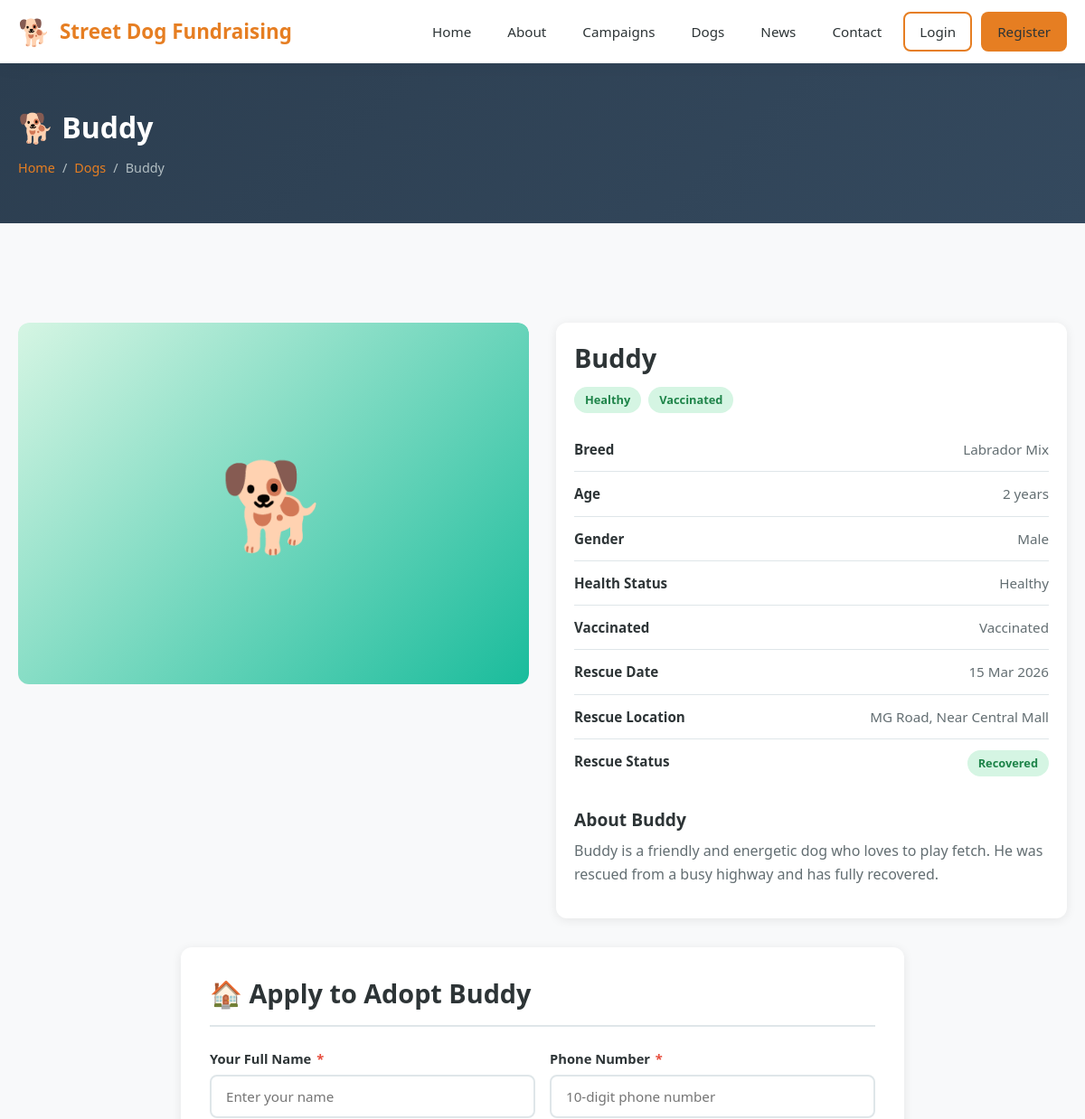
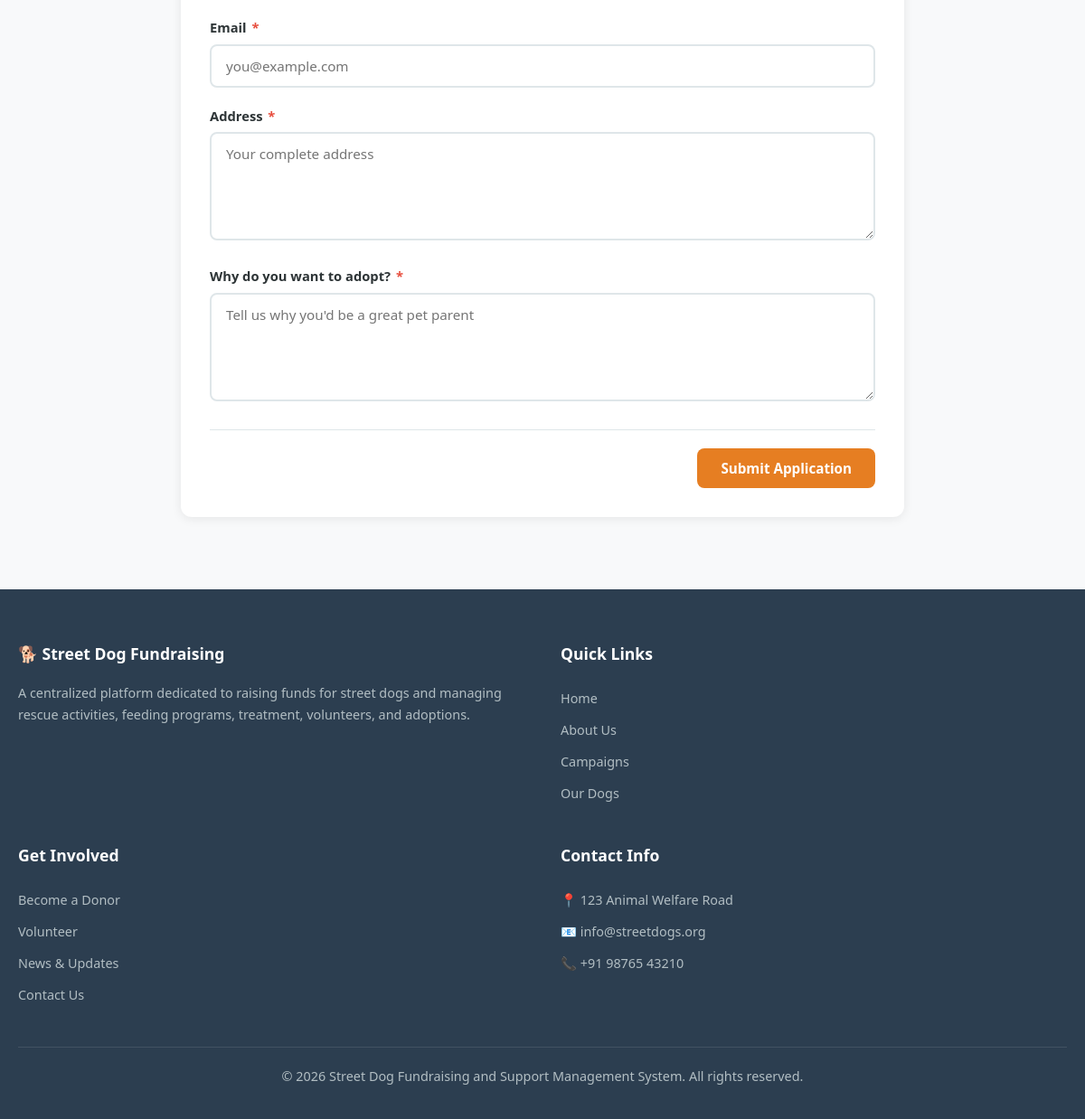
The page /dog-detail.php?id=1 on the database its author committed (2 pictures, top to bottom).
### tables this page shows
CREATE TABLE dogs (
    id INT AUTO_INCREMENT PRIMARY KEY,
    name VARCHAR(50) NOT NULL,
    age VARCHAR(30) NOT NULL,
    gender ENUM('male', 'female') NOT NULL,
    breed VARCHAR(100) NOT NULL,
    health_status ENUM('healthy', 'injured', 'under_treatment', 'critical') NOT NULL DEFAULT 'healthy',
    vaccinated ENUM('vaccinated', 'not_vaccinated', 'partially_vaccinated') NOT NULL DEFAULT 'not_vaccinated',
    image VARCHAR(255) DEFAULT NULL,
    description TEXT DEFAULT NULL,
    created_at DATETIME DEFAULT CURRENT_TIMESTAMP,
    updated_at DATETIME DEFAULT CURRENT_TIMESTAMP ON UPDATE CURRENT_TIMESTAMP,
    INDEX idx_health (health_status),
    INDEX idx_vaccinated (vaccinated)
);

CREATE TABLE rescues (
    id INT AUTO_INCREMENT PRIMARY KEY,
    dog_id INT NOT NULL,
    location VARCHAR(200) NOT NULL,
    rescue_date DATE NOT NULL,
    status ENUM('rescued', 'under_treatment', 'recovered', 'adopted') NOT NULL DEFAULT 'rescued',
    notes TEXT DEFAULT NULL,
    created_at DATETIME DEFAULT CURRENT_TIMESTAMP,
    updated_at DATETIME DEFAULT CURRENT_TIMESTAMP ON UPDATE CURRENT_TIMESTAMP,
    FOREIGN KEY (dog_id) REFERENCES dogs(id) ON DELETE CASCADE,
    INDEX idx_dog (dog_id),
    INDEX idx_status (status),
    INDEX idx_date (rescue_date)
);

### php/functions.php (called while the page is built, shortened)
<?php
require_once __DIR__ . '/config.php';
function dbQuery($sql, $params = [], $types = '') {
    global $conn;
    $stmt = $conn->prepare($sql);
    if (!empty($params)) {
        $stmt->bind_param($types, ...$params);
    }
    $stmt->execute();
    return $stmt;
}
function dbFetchOne($sql, $params = [], $types = '') {
    $stmt = dbQuery($sql, $params, $types);
    $result = $stmt->get_result();
    $row = $result->fetch_assoc();
    return $row;
}
function formatDate($date) {
    return date('d M Y', strtotime($date));
}
function getStatusBadge($status) {
    $badges = [
        'active' => 'badge-success',
        'completed' => 'badge-info',
        'closed' => 'badge-secondary',
        'deleted' => 'badge-danger',
        'rescued' => 'badge-warning',
        'under_treatment' => 'badge-warning',
        'recovered' => 'badge-success',
        'adopted' => 'badge-info',
        'pending' => 'badge-warning',
        'in_progress' => 'badge-info',
        'cancelled' => 'badge-danger',
        'approved' => 'badge-success',
        'rejected' => 'badge-danger',
        'available' => 'badge-success',
        'busy' => 'badge-warning',
        'on_leave' => 'badge-secondary',
        'healthy' => 'badge-success',
        'injured' => 'badge-danger',
        'critical' => 'badge-danger',
        'vaccinated' => 'badge-success',
        'not_vaccinated' => 'badge-danger',
        'partially_vaccinated' => 'badge-warning',
    ];
    return $badges[$status] ?? 'badge-secondary';
}
function formatStatus($status) {
    return ucwords(str_replace('_', ' ', $status));
}

### dog-detail.php (the view, shortened to what this page needs)
<?php
require_once 'php/functions.php';
$id = (int)($_GET['id'] ?? 0);
$dog = dbFetchOne("SELECT * FROM dogs WHERE id = ?", [$id], 'i');
$rescue = dbFetchOne("SELECT * FROM rescues WHERE dog_id = ? ORDER BY rescue_date DESC LIMIT 1", [$id], 'i');
require_once 'includes/header.php';
?>
<div class="page-header">
    <div class="container">
        <h1>🐕 <?php echo htmlspecialchars($dog['name']); ?></h1>
        <div class="breadcrumb"><a href="index.php">Home</a> <span>/</span> <a href="dogs.php">Dogs</a> <span>/</span> <span><?php echo htmlspecialchars($dog['name']); ?></span></div>
    </div>
</div>
<section class="section">
    <div class="container">
        <div class="dog-detail-grid">
            <div class="dog-detail-img">
                <?php if ($dog['image']): ?>
                    <img src="uploads/dogs/<?php echo htmlspecialchars($dog['image']); ?>" alt="<?php echo htmlspecialchars($dog['name']); ?>">
                <?php else: ?>
                    <div style="width:100%; height:400px; background:linear-gradient(135deg, #D5F5E3, var(--secondary)); display:flex; align-items:center; justify-content:center; font-size:6rem; border-radius:var(--radius);">🐕</div>
                <?php endif; ?>
            </div>
            <div>
                <div class="card" style="transform:none;">
                    <div class="card-body">
                        <h2><?php echo htmlspecialchars($dog['name']); ?></h2>
                        <div style="display:flex; gap:8px; flex-wrap:wrap; margin-bottom:16px;">
                            <span class="badge <?php echo getStatusBadge($dog['health_status']); ?>"><?php echo formatStatus($dog['health_status']); ?></span>
                            <span class="badge <?php echo getStatusBadge($dog['vaccinated']); ?>"><?php echo formatStatus($dog['vaccinated']); ?></span>
                        </div>
                        <ul class="detail-list">
                            <li><span class="label">Breed</span> <span class="value"><?php echo htmlspecialchars($dog['breed']); ?></span></li>
                            <li><span class="label">Age</span> <span class="value"><?php echo htmlspecialchars($dog['age']); ?></span></li>
                            <li><span class="label">Gender</span> <span class="value"><?php echo formatStatus($dog['gender']); ?></span></li>
                            <li><span class="label">Health Status</span> <span class="value"><?php echo formatStatus($dog['health_status']); ?></span></li>
                            <li><span class="label">Vaccinated</span> <span class="value"><?php echo formatStatus($dog['vaccinated']); ?></span></li>
                            <?php if ($rescue): ?>
                            <li><span class="label">Rescue Date</span> <span class="value"><?php echo formatDate($rescue['rescue_date']); ?></span></li>
                            <li><span class="label">Rescue Location</span> <span class="value"><?php echo htmlspecialchars($rescue['location']); ?></span></li>
                            <li><span class="label">Rescue Status</span> <span class="badge <?php echo getStatusBadge($rescue['status']); ?>"><?php echo formatStatus($rescue['status']); ?></span></li>
                            <?php endif; ?>
                        </ul>
                        <?php if ($dog['description']): ?>
                            <h4 class="mt-3">About <?php echo htmlspecialchars($dog['name']); ?></h4>
                            <p><?php echo nl2br(htmlspecialchars($dog['description'])); ?></p>
                        <?php endif; ?>
                    </div>
                </div>
            </div>
        </div>
        <div id="adopt" class="mt-4">
            <div class="form-container wide">
                <h2>🏠 Apply to Adopt <?php echo htmlspecialchars($dog['name']); ?></h2>
                <form method="POST" action="php/admin/adoption-process.php" id="adoptForm">
                    <div class="form-row">
                        <div class="form-group" data-validate="required|min:2|alpha">
                            <label>Your Full Name <span class="required">*</span></label>
                            <input type="text" name="adopter_name" placeholder="Enter your name" required>
                        </div>
                        <div class="form-group" data-validate="required|phone">
                            <label>Phone Number <span class="required">*</span></label>
                            <input type="text" name="phone" placeholder="10-digit phone number" required>
                        </div>
                    </div>
                    <div class="form-group" data-validate="required|email">
                        <label>Email <span class="required">*</span></label>
                        <input type="email" name="email" placeholder="you@example.com" required>
                    </div>
                    <div class="form-group" data-validate="required|min:10">
                        <label>Address <span class="required">*</span></label>
                        <textarea name="address" placeholder="Your complete address" required></textarea>
                    </div>
                    <div class="form-group" data-validate="required|min:10">
                        <label>Why do you want to adopt? <span class="required">*</span></label>
                        <textarea name="reason" placeholder="Tell us why you'd be a great pet parent" required></textarea>
                    </div>
                    <div class="form-actions">
                        <button type="submit" class="btn btn-primary">Submit Application</button>
                    </div>
                </form>
            </div>
        </div>
    </div>
</section>
<?php require_once 'includes/footer.php'; ?>

### css/style.css (style rules this page uses)
:root { --primary: #E67E22; --primary-dark: #D35400; --primary-light: #FDEBD0; --secondary: #1ABC9C; --secondary-dark: #16A085; --accent: #E74C3C; --accent-dark: #C0392B; --bg-light: #F8F9FA; --bg-dark: #2C3E50; --bg-darker: #1a252f; --text-primary: #2D3436; --text-secondary: #636E72; --text-light: #B2BEC3; --success: #27AE60; --warning: #F39C12; --danger: #E74C3C; --info: #3498DB; --white: #FFFFFF; --card-bg: #FFFFFF; --border: #DFE6E9; --shadow: 0 2px 12px rgba(0,0,0,0.08); --shadow-lg: 0 8px 30px rgba(0,0,0,0.12); --radius: 12px; --radius-sm: 8px; --radius-lg: 20px; --transition: all 0.3s ease; --font: 'Segoe UI', -apple-system, BlinkMacSystemFont, sans-serif; }
*, *::before, *::after { margin: 0; padding: 0; box-sizing: border-box; }
html { scroll-behavior: smooth; }
body { font-family: var(--font); font-size: 16px; line-height: 1.6; color: var(--text-primary); background: var(--bg-light); min-height: 100vh; display: flex; flex-direction: column; }
a { color: var(--primary); text-decoration: none; transition: var(--transition); }
ul, ol { list-style: none; }
h1, h2, h3, h4, h5, h6 { font-weight: 700; line-height: 1.3; color: var(--text-primary); margin-bottom: 0.5em; }
h1 { font-size: 2.2rem; }
h2 { font-size: 1.8rem; }
h4 { font-size: 1.2rem; }
p { margin-bottom: 1em; color: var(--text-secondary); }
.container { width: 100%; max-width: 1200px; margin: 0 auto; padding: 0 20px; }
.btn { display: inline-flex; align-items: center; justify-content: center; gap: 8px; padding: 10px 24px; font-size: 0.95rem; font-weight: 600; font-family: var(--font); border: 2px solid transparent; border-radius: var(--radius-sm); cursor: pointer; transition: var(--transition); text-align: center; white-space: nowrap; }
.btn-primary { background: var(--primary); color: var(--white); }
.card { background: var(--card-bg); border-radius: var(--radius); box-shadow: var(--shadow); overflow: hidden; transition: var(--transition); }
.card-body { padding: 20px; }
.badge { display: inline-block; padding: 4px 12px; font-size: 0.8rem; font-weight: 600; border-radius: 20px; text-transform: capitalize; }
.badge-success { background: #D5F5E3; color: #1E8449; }
.section { padding: 80px 0; }
.page-header { background: linear-gradient(135deg, var(--bg-dark), #34495E); padding: 50px 0; color: var(--white); }
.page-header h1 { color: var(--white); font-size: 2rem; margin-bottom: 8px; }
.breadcrumb { display: flex; gap: 8px; font-size: 0.9rem; margin-top: 12px; }
.breadcrumb a { color: var(--primary); }
.breadcrumb span { color: var(--text-light); }
.mt-3 { margin-top: 24px; }
.mt-4 { margin-top: 32px; }
.dog-detail-grid { display: grid; grid-template-columns: 1fr 1fr; gap: 30px; margin-top: 30px; }
.dog-detail-img { border-radius: var(--radius); overflow: hidden; }
.detail-list { list-style: none; }
.detail-list li { display: flex; justify-content: space-between; padding: 12px 0; border-bottom: 1px solid var(--border); font-size: 0.95rem; }
.detail-list li:last-child { border-bottom: none; }
.detail-list .label { font-weight: 600; color: var(--text-primary); }
.detail-list .value { color: var(--text-secondary); }

### css/forms.css (style rules this page uses)
.form-container { background: var(--card-bg); border-radius: var(--radius); padding: 32px; box-shadow: var(--shadow); max-width: 600px; margin: 0 auto; }
.form-container.wide { max-width: 800px; }
.form-container h2 { margin-bottom: 24px; padding-bottom: 16px; border-bottom: 2px solid var(--border); }
.form-group { margin-bottom: 20px; }
.form-group label { display: block; margin-bottom: 6px; font-weight: 600; font-size: 0.92rem; color: var(--text-primary); }
.form-group label .required { color: var(--danger); margin-left: 2px; }
.form-group input, .form-group select, .form-group textarea { width: 100%; padding: 12px 16px; border: 2px solid var(--border); border-radius: var(--radius-sm); font-size: 0.95rem; font-family: var(--font); color: var(--text-primary); background: var(--white); transition: var(--transition); }
.form-group textarea { min-height: 120px; resize: vertical; }
.form-row { display: grid; grid-template-columns: 1fr 1fr; gap: 16px; }
.form-actions { display: flex; gap: 12px; justify-content: flex-end; margin-top: 24px; padding-top: 20px; border-top: 1px solid var(--border); }

### rows shown on the page
dogs: name "Buddy", health_status "Healthy", vaccinated "Vaccinated", breed "Labrador Mix", age "2 years", gender "Male", description "Buddy is a friendly and energetic dog who loves to play fetch. He was rescued from a busy highway and has fully recovered."
rescues: rescue_date "15 Mar 2026", location "MG Road, Near Central Mall", status "Recovered"
